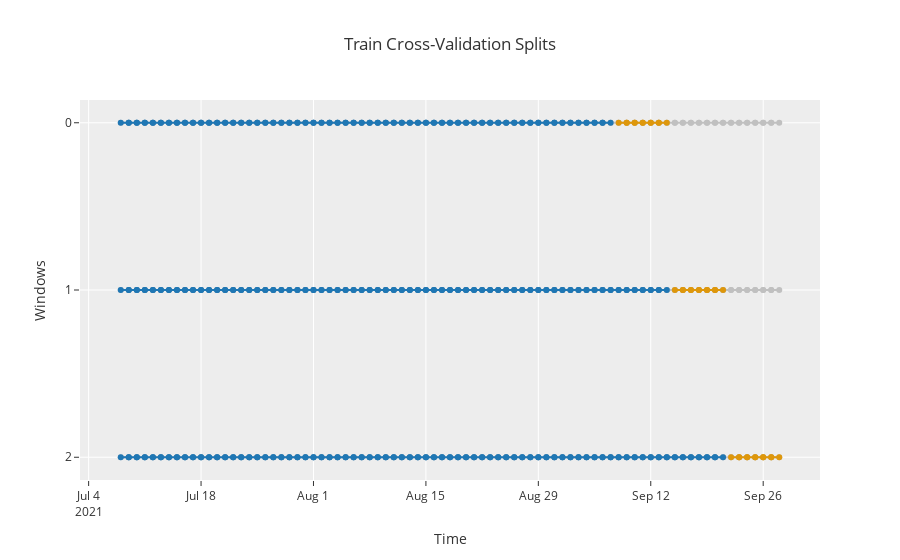

This figure's notebook cell:
### Code cell
# cross-validation plot
plot_model(plot = 'cv')
